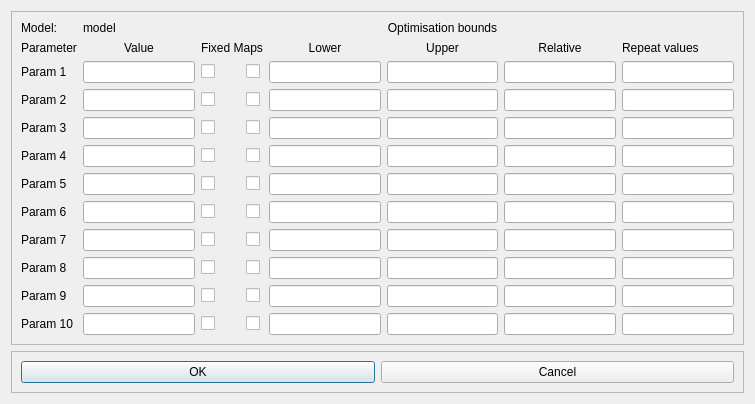
<?xml version="1.0" encoding="UTF-8"?>
<ui version="4.0">
 <class>modelDialog</class>
 <widget class="QDialog" name="modelDialog">
  <property name="geometry">
   <rect>
    <x>0</x>
    <y>0</y>
    <width>755</width>
    <height>385</height>
   </rect>
  </property>
  <property name="windowTitle">
   <string>Configure model</string>
  </property>
  <layout class="QVBoxLayout" name="verticalLayout">
   <item>
    <widget class="QFrame" name="frame">
     <property name="frameShape">
      <enum>QFrame::StyledPanel</enum>
     </property>
     <property name="frameShadow">
      <enum>QFrame::Raised</enum>
     </property>
     <layout class="QGridLayout" name="gridLayout">
      <item row="2" column="1">
       <widget class="QLineEdit" name="paramLineEdit_1"/>
      </item>
      <item row="10" column="2" colspan="2">
       <widget class="QCheckBox" name="fixedCheckBox_9">
        <property name="text">
         <string/>
        </property>
       </widget>
      </item>
      <item row="6" column="1">
       <widget class="QLineEdit" name="paramLineEdit_5"/>
      </item>
      <item row="3" column="2" colspan="2">
       <widget class="QCheckBox" name="fixedCheckBox_2">
        <property name="text">
         <string/>
        </property>
       </widget>
      </item>
      <item row="8" column="0">
       <widget class="QLabel" name="paramLabel_7">
        <property name="text">
         <string>Param 7</string>
        </property>
       </widget>
      </item>
      <item row="11" column="1">
       <widget class="QLineEdit" name="paramLineEdit_10"/>
      </item>
      <item row="5" column="0">
       <widget class="QLabel" name="paramLabel_4">
        <property name="text">
         <string>Param 4</string>
        </property>
       </widget>
      </item>
      <item row="7" column="0">
       <widget class="QLabel" name="paramLabel_6">
        <property name="text">
         <string>Param 6</string>
        </property>
       </widget>
      </item>
      <item row="4" column="1">
       <widget class="QLineEdit" name="paramLineEdit_3"/>
      </item>
      <item row="6" column="0">
       <widget class="QLabel" name="paramLabel_5">
        <property name="text">
         <string>Param 5</string>
        </property>
       </widget>
      </item>
      <item row="0" column="1" colspan="2">
       <widget class="QLabel" name="modelName">
        <property name="text">
         <string>model</string>
        </property>
       </widget>
      </item>
      <item row="8" column="2" colspan="2">
       <widget class="QCheckBox" name="fixedCheckBox_7">
        <property name="text">
         <string/>
        </property>
       </widget>
      </item>
      <item row="11" column="2" colspan="2">
       <widget class="QCheckBox" name="fixedCheckBox_10">
        <property name="text">
         <string/>
        </property>
       </widget>
      </item>
      <item row="5" column="1">
       <widget class="QLineEdit" name="paramLineEdit_4"/>
      </item>
      <item row="7" column="2">
       <widget class="QCheckBox" name="fixedCheckBox_6">
        <property name="text">
         <string/>
        </property>
       </widget>
      </item>
      <item row="3" column="1">
       <widget class="QLineEdit" name="paramLineEdit_2"/>
      </item>
      <item row="2" column="0">
       <widget class="QLabel" name="paramLabel_1">
        <property name="text">
         <string>Param 1</string>
        </property>
       </widget>
      </item>
      <item row="6" column="4">
       <widget class="QCheckBox" name="mapsCheckBox_5">
        <property name="text">
         <string/>
        </property>
       </widget>
      </item>
      <item row="1" column="2" colspan="3">
       <widget class="QLabel" name="label_3">
        <property name="text">
         <string>Fixed Maps</string>
        </property>
        <property name="alignment">
         <set>Qt::AlignCenter</set>
        </property>
       </widget>
      </item>
      <item row="5" column="7">
       <widget class="QLineEdit" name="relLimitLineEdit_4"/>
      </item>
      <item row="9" column="0">
       <widget class="QLabel" name="paramLabel_8">
        <property name="text">
         <string>Param 8</string>
        </property>
       </widget>
      </item>
      <item row="7" column="1">
       <widget class="QLineEdit" name="paramLineEdit_6"/>
      </item>
      <item row="5" column="4">
       <widget class="QCheckBox" name="mapsCheckBox_4">
        <property name="text">
         <string/>
        </property>
       </widget>
      </item>
      <item row="1" column="7">
       <widget class="QLabel" name="label_5">
        <property name="text">
         <string>Relative</string>
        </property>
        <property name="alignment">
         <set>Qt::AlignCenter</set>
        </property>
       </widget>
      </item>
      <item row="2" column="7">
       <widget class="QLineEdit" name="relLimitLineEdit_1"/>
      </item>
      <item row="8" column="1">
       <widget class="QLineEdit" name="paramLineEdit_7"/>
      </item>
      <item row="7" column="4">
       <widget class="QCheckBox" name="mapsCheckBox_6">
        <property name="text">
         <string/>
        </property>
       </widget>
      </item>
      <item row="3" column="0">
       <widget class="QLabel" name="paramLabel_2">
        <property name="text">
         <string>Param 2</string>
        </property>
       </widget>
      </item>
      <item row="9" column="2" colspan="2">
       <widget class="QCheckBox" name="fixedCheckBox_8">
        <property name="text">
         <string/>
        </property>
       </widget>
      </item>
      <item row="5" column="2" colspan="2">
       <widget class="QCheckBox" name="fixedCheckBox_4">
        <property name="text">
         <string/>
        </property>
       </widget>
      </item>
      <item row="9" column="7">
       <widget class="QLineEdit" name="relLimitLineEdit_8"/>
      </item>
      <item row="11" column="4">
       <widget class="QCheckBox" name="mapsCheckBox_10">
        <property name="text">
         <string/>
        </property>
       </widget>
      </item>
      <item row="9" column="4">
       <widget class="QCheckBox" name="mapsCheckBox_8">
        <property name="text">
         <string/>
        </property>
       </widget>
      </item>
      <item row="4" column="0">
       <widget class="QLabel" name="paramLabel_3">
        <property name="text">
         <string>Param 3</string>
        </property>
       </widget>
      </item>
      <item row="4" column="2">
       <widget class="QCheckBox" name="fixedCheckBox_3">
        <property name="text">
         <string/>
        </property>
       </widget>
      </item>
      <item row="10" column="7">
       <widget class="QLineEdit" name="relLimitLineEdit_9"/>
      </item>
      <item row="4" column="4">
       <widget class="QCheckBox" name="mapsCheckBox_3">
        <property name="text">
         <string/>
        </property>
       </widget>
      </item>
      <item row="6" column="2" colspan="2">
       <widget class="QCheckBox" name="fixedCheckBox_5">
        <property name="text">
         <string/>
        </property>
       </widget>
      </item>
      <item row="0" column="0">
       <widget class="QLabel" name="label_4">
        <property name="text">
         <string>Model:</string>
        </property>
       </widget>
      </item>
      <item row="10" column="1">
       <widget class="QLineEdit" name="paramLineEdit_9"/>
      </item>
      <item row="2" column="4">
       <widget class="QCheckBox" name="mapsCheckBox_1">
        <property name="text">
         <string/>
        </property>
       </widget>
      </item>
      <item row="9" column="1">
       <widget class="QLineEdit" name="paramLineEdit_8"/>
      </item>
      <item row="1" column="0">
       <widget class="QLabel" name="label">
        <property name="text">
         <string>Parameter</string>
        </property>
       </widget>
      </item>
      <item row="3" column="4">
       <widget class="QCheckBox" name="mapsCheckBox_2">
        <property name="text">
         <string/>
        </property>
       </widget>
      </item>
      <item row="4" column="7">
       <widget class="QLineEdit" name="relLimitLineEdit_3"/>
      </item>
      <item row="11" column="0">
       <widget class="QLabel" name="paramLabel_10">
        <property name="text">
         <string>Param 10</string>
        </property>
       </widget>
      </item>
      <item row="1" column="1">
       <widget class="QLabel" name="label_2">
        <property name="text">
         <string>Value</string>
        </property>
        <property name="alignment">
         <set>Qt::AlignCenter</set>
        </property>
       </widget>
      </item>
      <item row="10" column="0">
       <widget class="QLabel" name="paramLabel_9">
        <property name="text">
         <string>Param 9</string>
        </property>
       </widget>
      </item>
      <item row="11" column="7">
       <widget class="QLineEdit" name="relLimitLineEdit_10"/>
      </item>
      <item row="8" column="6">
       <widget class="QLineEdit" name="upperBoundLineEdit_7"/>
      </item>
      <item row="3" column="7">
       <widget class="QLineEdit" name="relLimitLineEdit_2"/>
      </item>
      <item row="6" column="5">
       <widget class="QLineEdit" name="lowerBoundLineEdit_5"/>
      </item>
      <item row="7" column="6">
       <widget class="QLineEdit" name="upperBoundLineEdit_6"/>
      </item>
      <item row="11" column="5">
       <widget class="QLineEdit" name="lowerBoundLineEdit_10"/>
      </item>
      <item row="7" column="7">
       <widget class="QLineEdit" name="relLimitLineEdit_6"/>
      </item>
      <item row="9" column="6">
       <widget class="QLineEdit" name="upperBoundLineEdit_8"/>
      </item>
      <item row="4" column="6">
       <widget class="QLineEdit" name="upperBoundLineEdit_3"/>
      </item>
      <item row="4" column="5">
       <widget class="QLineEdit" name="lowerBoundLineEdit_3"/>
      </item>
      <item row="3" column="6">
       <widget class="QLineEdit" name="upperBoundLineEdit_2"/>
      </item>
      <item row="9" column="5">
       <widget class="QLineEdit" name="lowerBoundLineEdit_8"/>
      </item>
      <item row="5" column="5">
       <widget class="QLineEdit" name="lowerBoundLineEdit_4"/>
      </item>
      <item row="10" column="5">
       <widget class="QLineEdit" name="lowerBoundLineEdit_9"/>
      </item>
      <item row="2" column="6">
       <widget class="QLineEdit" name="upperBoundLineEdit_1"/>
      </item>
      <item row="10" column="6">
       <widget class="QLineEdit" name="upperBoundLineEdit_9"/>
      </item>
      <item row="2" column="2" colspan="2">
       <widget class="QCheckBox" name="fixedCheckBox_1">
        <property name="text">
         <string/>
        </property>
       </widget>
      </item>
      <item row="6" column="6">
       <widget class="QLineEdit" name="upperBoundLineEdit_5"/>
      </item>
      <item row="11" column="6">
       <widget class="QLineEdit" name="upperBoundLineEdit_10"/>
      </item>
      <item row="1" column="6">
       <widget class="QLabel" name="label_7">
        <property name="text">
         <string>Upper</string>
        </property>
        <property name="alignment">
         <set>Qt::AlignCenter</set>
        </property>
       </widget>
      </item>
      <item row="8" column="4">
       <widget class="QCheckBox" name="mapsCheckBox_7">
        <property name="text">
         <string/>
        </property>
       </widget>
      </item>
      <item row="0" column="5" colspan="3">
       <widget class="QLabel" name="label_8">
        <property name="text">
         <string>Optimisation bounds</string>
        </property>
        <property name="alignment">
         <set>Qt::AlignCenter</set>
        </property>
       </widget>
      </item>
      <item row="5" column="6">
       <widget class="QLineEdit" name="upperBoundLineEdit_4"/>
      </item>
      <item row="3" column="5">
       <widget class="QLineEdit" name="lowerBoundLineEdit_2"/>
      </item>
      <item row="8" column="7">
       <widget class="QLineEdit" name="relLimitLineEdit_7"/>
      </item>
      <item row="1" column="5">
       <widget class="QLabel" name="label_6">
        <property name="text">
         <string>Lower</string>
        </property>
        <property name="alignment">
         <set>Qt::AlignCenter</set>
        </property>
       </widget>
      </item>
      <item row="2" column="5">
       <widget class="QLineEdit" name="lowerBoundLineEdit_1"/>
      </item>
      <item row="6" column="7">
       <widget class="QLineEdit" name="relLimitLineEdit_5"/>
      </item>
      <item row="8" column="5">
       <widget class="QLineEdit" name="lowerBoundLineEdit_7"/>
      </item>
      <item row="10" column="4">
       <widget class="QCheckBox" name="mapsCheckBox_9">
        <property name="text">
         <string/>
        </property>
       </widget>
      </item>
      <item row="7" column="5">
       <widget class="QLineEdit" name="lowerBoundLineEdit_6"/>
      </item>
      <item row="3" column="8">
       <widget class="QLineEdit" name="rptValuesLineEdit_2"/>
      </item>
      <item row="2" column="8">
       <widget class="QLineEdit" name="rptValuesLineEdit_1"/>
      </item>
      <item row="4" column="8">
       <widget class="QLineEdit" name="rptValuesLineEdit_3"/>
      </item>
      <item row="10" column="8">
       <widget class="QLineEdit" name="rptValuesLineEdit_9"/>
      </item>
      <item row="11" column="8">
       <widget class="QLineEdit" name="rptValuesLineEdit_10"/>
      </item>
      <item row="6" column="8">
       <widget class="QLineEdit" name="rptValuesLineEdit_5"/>
      </item>
      <item row="8" column="8">
       <widget class="QLineEdit" name="rptValuesLineEdit_7"/>
      </item>
      <item row="5" column="8">
       <widget class="QLineEdit" name="rptValuesLineEdit_4"/>
      </item>
      <item row="9" column="8">
       <widget class="QLineEdit" name="rptValuesLineEdit_8"/>
      </item>
      <item row="7" column="8">
       <widget class="QLineEdit" name="rptValuesLineEdit_6"/>
      </item>
      <item row="1" column="8">
       <widget class="QLabel" name="label_9">
        <property name="text">
         <string>Repeat values</string>
        </property>
       </widget>
      </item>
     </layout>
    </widget>
   </item>
   <item>
    <widget class="QFrame" name="frame_2">
     <property name="frameShape">
      <enum>QFrame::StyledPanel</enum>
     </property>
     <property name="frameShadow">
      <enum>QFrame::Raised</enum>
     </property>
     <layout class="QHBoxLayout" name="horizontalLayout">
      <item>
       <widget class="QPushButton" name="okButton">
        <property name="text">
         <string>OK</string>
        </property>
       </widget>
      </item>
      <item>
       <widget class="QPushButton" name="cancelButton">
        <property name="text">
         <string>Cancel</string>
        </property>
       </widget>
      </item>
     </layout>
    </widget>
   </item>
   <item>
    <spacer name="verticalSpacer">
     <property name="orientation">
      <enum>Qt::Vertical</enum>
     </property>
     <property name="sizeHint" stdset="0">
      <size>
       <width>20</width>
       <height>40</height>
      </size>
     </property>
    </spacer>
   </item>
  </layout>
 </widget>
 <resources/>
 <connections/>
</ui>
